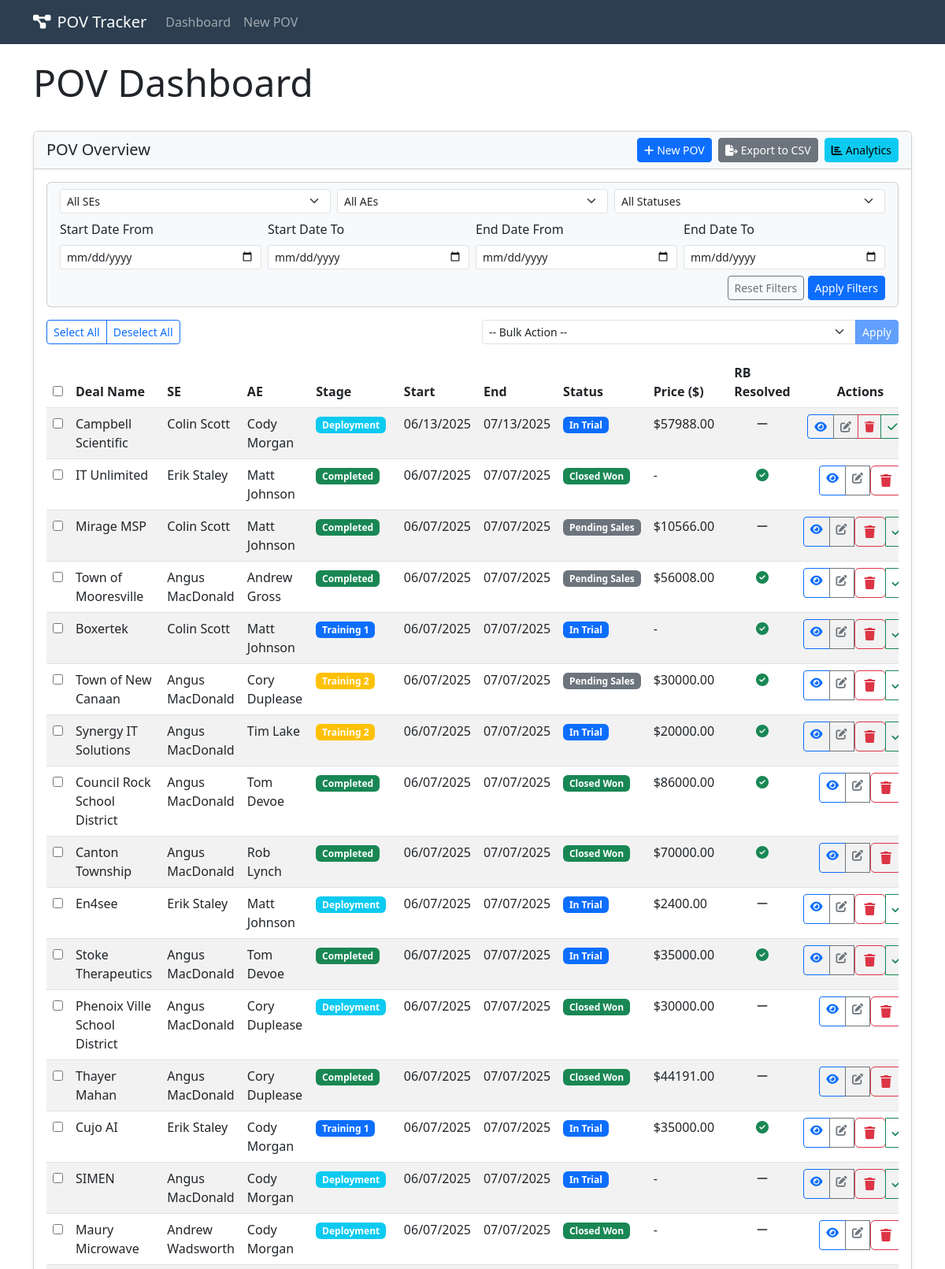
The page / (upper part) on the database its author committed.
### app.py (models this page shows, shortened)
class POV(db.Model):
    __tablename__ = 'povs'
    id = db.Column(db.Integer, primary_key=True)
    deal_name = db.Column(db.String(200), nullable=False)
    assigned_se = db.Column(db.String(100))
    assigned_ae = db.Column(db.String(100), nullable=False)
    start_date = db.Column(db.Date, nullable=False)
    projected_end_date = db.Column(db.Date)
    actual_completion_date = db.Column(db.Date)
    current_stage = db.Column(db.String(50), nullable=False)
    roadblocks = db.Column(db.Text)
    overcome_roadblocks = db.Column(db.Text)
    status = db.Column(db.String(50), nullable=False)
    deal_amount = db.Column(db.Float)
    success_criteria = db.Column(db.Text)
    technical_win = db.Column(db.Boolean, default=False)
    roadblock_resolution = db.Column(db.Text)
    win_loss_reason = db.Column(db.Text)
    created_at = db.Column(db.DateTime, default=datetime.utcnow)
    updated_at = db.Column(db.DateTime, default=datetime.utcnow, onupdate=datetime.utcnow)
    deleted = db.Column(db.Boolean, default=False)
    deleted_at = db.Column(db.DateTime)
    customer_name = db.Column(db.String(200), nullable=False, default='Contact Required')
    customer_email = db.Column(db.String(200))
    sales_engineer = db.Column(db.String(100))
    roadblock_category = db.Column(db.String(50))
    roadblock_severity = db.Column(db.String(10))
    roadblock_owner = db.Column(db.String(20))
    roadblock_notes = db.Column(db.Text)
    roadblock_created_date = db.Column(db.Date)
    roadblock_resolved_date = db.Column(db.Date)
    notes = db.relationship('Note', backref='pov', lazy=True, cascade="all, delete-orphan")

### app.py (the view)
@app.route('/')
def dashboard():
    try:
        se_filter = request.args.get('se', '')
        ae_filter = request.args.get('ae', '')
        status_filter = request.args.get('status', '')
        start_date_from = request.args.get('start_date_from', '')
        start_date_to = request.args.get('start_date_to', '')
        end_date_from = request.args.get('end_date_from', '')
        end_date_to = request.args.get('end_date_to', '')
        query = POV.query.filter_by(deleted=False)
        if se_filter:
            query = query.filter(POV.assigned_se == se_filter)
        if ae_filter:
            query = query.filter(POV.assigned_ae == ae_filter)
        if status_filter:
            query = query.filter(POV.status == status_filter)
        povs = query.order_by(POV.start_date.desc()).all()
        all_ses = sorted([se[0] for se in db.session.query(POV.assigned_se).filter(POV.assigned_se.isnot(None)).distinct().all()])
        all_aes = sorted([ae[0] for ae in db.session.query(POV.assigned_ae).filter(POV.assigned_ae.isnot(None)).distinct().all()])
        all_statuses = [('Active', 'Active'), ('On Hold', 'On Hold'), ('Closed Won', 'Closed Won'), ('Closed Lost', 'Closed Lost'), ('Pending Sales', 'Pending Sales')]
    except Exception as e:
        flash(f'An error occurred while loading the dashboard: {e}', 'danger')
        povs, all_ses, all_aes, all_statuses = [], [], [], []
    return render_template('dashboard.html',
                           povs=povs,
                           all_ses=all_ses,
                           all_aes=all_aes,
                           all_statuses=all_statuses,
                           se_filter=se_filter,
                           ae_filter=ae_filter,
                           status_filter=status_filter,
                           start_date_from=start_date_from,
                           start_date_to=start_date_to,
                           end_date_from=end_date_from,
                           end_date_to=end_date_to)

### app.py (called while the page is built)
@app.context_processor
def inject_now():
    return {'now': datetime.now}

### templates/dashboard.html (shortened to what this page needs)
{% extends "layout.html" %}
{% block page_title %}POV Dashboard{% endblock %}
{% block content %}
<div class="card shadow-sm">
    <div class="card-header">
        <div class="row align-items-center">
            <div class="col">
                <h5 class="mb-0">POV Overview</h5>
            </div>
            <div class="col-auto">
                <a href="{{ url_for('new_pov') }}" class="btn btn-sm btn-primary">
                    <i class="fas fa-plus me-1"></i>New POV
                </a>
                <a href="{{ url_for('export_csv') }}" class="btn btn-sm btn-secondary ms-1">
                    <i class="fas fa-file-export me-1"></i>Export to CSV
                </a>
                <a href="{{ url_for('analytics') }}" class="btn btn-sm btn-info ms-1">
                    <i class="fas fa-chart-bar me-1"></i>Analytics
                </a>
            </div>
        </div>
    </div>
    <div class="card-body">
        <div class="row mb-3">
            <div class="col-md-12">
                <div class="card bg-light">
                    <div class="card-body py-2">
                        <form method="get" action="{{ url_for('dashboard') }}">
                            <div class="row g-2 mb-2">
                                <div class="col-md-4">
                                    <select name="se" class="form-select form-select-sm">
                                        <option value="">All SEs</option>
                                    </select>
                                </div>
                                <div class="col-md-4">
                                    <select name="ae" class="form-select form-select-sm">
                                        <option value="">All AEs</option>
                                    </select>
                                </div>
                                <div class="col-md-4">
                                    <select name="status" class="form-select form-select-sm">
                                        <option value="">All Statuses</option>
                                    </select>
                                </div>
                            </div>
                            <div class="row g-2 mb-2">
                                <div class="col-md-3">
                                    <label class="form-label form-label-sm">Start Date From</label>
                                    <input type="date" name="start_date_from" class="form-control form-control-sm" value="{{ start_date_from }}">
                                </div>
                                <div class="col-md-3">
                                    <label class="form-label form-label-sm">Start Date To</label>
                                    <input type="date" name="start_date_to" class="form-control form-control-sm" value="{{ start_date_to }}">
                                </div>
                                <div class="col-md-3">
                                    <label class="form-label form-label-sm">End Date From</label>
                                    <input type="date" name="end_date_from" class="form-control form-control-sm" value="{{ end_date_from }}">
                                </div>
                                <div class="col-md-3">
                                    <label class="form-label form-label-sm">End Date To</label>
                                    <input type="date" name="end_date_to" class="form-control form-control-sm" value="{{ end_date_to }}">
                                </div>
                            </div>
                            <div class="row">
                                <div class="col-md-12 text-end">
                                    <button type="reset" class="btn btn-sm btn-outline-secondary">Reset Filters</button>
                                    <button type="submit" class="btn btn-sm btn-primary">Apply Filters</button>
                                </div>
                            </div>
                        </form>
                    </div>
                </div>
            </div>
        </div>
        <form method="post" action="{{ url_for('bulk_action') }}" id="pov-form">
            <div class="row mb-3">
                <div class="col-md-6">
                    <div class="btn-group">
                        <button type="button" class="btn btn-sm btn-outline-primary" id="select-all">Select All</button>
                        <button type="button" class="btn btn-sm btn-outline-primary" id="deselect-all">Deselect All</button>
                    </div>
                </div>
                <div class="col-md-6 text-end">
                    <div class="input-group input-group-sm">
                        <select name="bulk_action" class="form-select" id="bulk-action">
                            <option value="">-- Bulk Action --</option>
                        </select>
                        <button type="submit" class="btn btn-primary" id="apply-bulk-action" disabled>Apply</button>
                    </div>
                </div>
            </div>
            {% if povs %}
            <div class="table-responsive">
                <table class="table table-hover table-striped">
                    <thead>
                        <tr>
                            <th><input type="checkbox" id="select-all-checkbox"></th>
                            <th>Deal Name</th>
                            <th>SE</th>
                            <th>AE</th>
                            <th>Stage</th>
                            <th>Start</th>
                            <th>End</th>
                            <th>Status</th>
                            <th>Price ($)</th>
                            <th>RB Resolved</th>
                            <th class="text-center">Actions</th>
                        </tr>
                    </thead>
                    <tbody>
                        {% for pov in povs %}
                        <tr>
                            <td>
                                <input type="checkbox" name="selected_povs" value="{{ pov.id }}" class="pov-checkbox">
                            </td>
                            <td>{{ pov.deal_name }}</td>
                            <td>{{ pov.assigned_se }}</td>
                            <td>{{ pov.assigned_ae }}</td>
                            <td>
                                <span class="badge
                                    {% if pov.current_stage == 'Deployment' %}bg-info
                                    {% elif pov.current_stage == 'Training 1' %}bg-primary
                                    {% elif pov.current_stage == 'Training 2' %}bg-warning
                                    {% elif pov.current_stage == 'POV Wrap-Up' %}bg-success
                                    {% elif pov.current_stage == 'Completed' %}bg-success text-white
                                    {% elif pov.current_stage == 'Tech Call' %}bg-secondary
                                    {% endif %}">
                                    {{ pov.current_stage }}
                                </span>
                            </td>
                            <td>{{ pov.start_date.strftime('%m/%d/%Y') }}</td>
                            <td>{{ pov.projected_end_date.strftime('%m/%d/%Y') if pov.projected_end_date else '' }}</td>
                            <td>
                                <span class="badge
                                    {% if pov.status == 'In Trial' %}bg-primary text-white
                                    {% elif pov.status == 'Pending Sales' %}bg-secondary text-white
                                    {% elif pov.status == 'Closed Won' %}bg-success text-white
                                    {% elif pov.status == 'Closed Lost' %}bg-danger text-white
                                    {% elif pov.status == 'On Hold' %}bg-warning text-dark
                                    {% endif %}">
                                    {{ pov.status }}
                                </span>
                            </td>
                            <td>{% if pov.deal_amount %}${{ "%.2f"|format(pov.deal_amount) }}{% else %}-{% endif %}</td>
                            <td class="text-center">
                                {% if pov.roadblocks %}
                                    {% if pov.overcome_roadblocks %}
                                        <i class="fas fa-check-circle text-success" data-bs-toggle="tooltip" title="Roadblocks Overcome"></i>
                                    {% else %}
                                        <i class="fas fa-exclamation-triangle text-warning" data-bs-toggle="tooltip" title="Roadblocks Present"></i>
                                    {% endif %}
                                {% else %}
                                    <i class="fas fa-minus text-muted" data-bs-toggle="tooltip" title="No Roadblocks"></i>
                                {% endif %}
                            </td>
                            <td class="text-center">
                                <div class="btn-group btn-group-sm">
                                    <a href="{{ url_for('pov_detail', pov_id=pov.id) }}" class="btn btn-outline-primary" data-bs-toggle="tooltip" title="View Details"><i class="fas fa-eye"></i></a>
                                    <a href="{{ url_for('edit_pov', pov_id=pov.id) }}" class="btn btn-outline-secondary" data-bs-toggle="tooltip" title="Edit POV"><i class="fas fa-edit"></i></a>
                                    <form action="{{ url_for('delete_pov', pov_id=pov.id) }}" method="post" style="display: inline;" onsubmit="return confirm('Are you sure you want to move this POV to trash?');">
                                        <button type="submit" class="btn btn-outline-danger" data-bs-toggle="tooltip" title="Delete POV"><i class="fas fa-trash"></i></button>
                                    </form>
                                    {% if pov.status in ['Active', 'In Trial', 'Pending Sales', 'On Hold'] %}
                                    <div class="btn-group btn-group-sm">
                                        <button type="button" class="btn btn-outline-success dropdown-toggle" data-bs-toggle="dropdown" title="Mark Complete"><i class="fas fa-check"></i></button>
                                    </div>
                                    {% endif %}
                                </div>
                            </td>
                        </tr>
                        {% endfor %}
                    </tbody>
                </table>
            </div>
            {% else %}
            <div class="alert alert-info">
                No POVs found. <a href="{{ url_for('new_pov') }}">Create a new POV</a> to get started.
            </div>
            {% endif %}
        </form>
    </div>
</div>
{% endblock %}

### templates/layout.html (shortened to what this page needs)
<!DOCTYPE html>
<html lang="en">
<head>
    <link href="https://cdn.jsdelivr.net/npm/bootstrap@5.3.0-alpha1/dist/css/bootstrap.min.css" rel="stylesheet">
    <link rel="stylesheet" href="https://cdnjs.cloudflare.com/ajax/libs/font-awesome/6.4.0/css/all.min.css">
</head>
<body>
    <nav class="navbar navbar-expand-lg navbar-dark bg-custom-primary">
        <div class="container">
            <a class="navbar-brand" href="{{ url_for('dashboard') }}">
                <i class="fas fa-project-diagram me-2"></i>POV Tracker
            </a>
            <div class="collapse navbar-collapse" id="navbarNav">
                <ul class="navbar-nav">
                    <li class="nav-item">
                        <a class="nav-link" href="{{ url_for('dashboard') }}">Dashboard</a>
                    </li>
                    <li class="nav-item">
                        <a class="nav-link" href="{{ url_for('new_pov') }}">New POV</a>
                    </li>
                </ul>
            </div>
        </div>
    </nav>
    <div class="container content">
        <div class="row mb-4">
            <div class="col">
                <h1 class="display-5">{% block page_title %}{% endblock %}</h1>
            </div>
        </div>
        {% block content %}{% endblock %}
    </div>
</body>
</html>

### templates/layout.html (style rules this page uses)
.content { margin-top: 20px; margin-bottom: 60px; }
.bg-custom-primary { background-color: #2c3e50; }
.card-header { background-color: #f8f9fa; }

### rows shown on the page
POV: deal_name "Campbell Scientific", assigned_se "Colin Scott", assigned_ae "Cody Morgan", current_stage "Deployment", start_date "06/13/2025", projected_end_date "07/13/2025", status "In Trial", deal_amount "57988.00"
POV: deal_name "IT Unlimited", assigned_se "Erik Staley", assigned_ae "Matt Johnson", current_stage "Completed", start_date "06/07/2025", projected_end_date "07/07/2025", status "Closed Won"
POV: deal_name "Mirage MSP", assigned_se "Colin Scott", assigned_ae "Matt Johnson", current_stage "Completed", start_date "06/07/2025", projected_end_date "07/07/2025", status "Pending Sales", deal_amount "10566.00"
POV: deal_name "Town of Mooresville", assigned_se "Angus MacDonald", assigned_ae "Andrew Gross", current_stage "Completed", start_date "06/07/2025", projected_end_date "07/07/2025", status "Pending Sales", deal_amount "56008.00"
POV: deal_name "Boxertek", assigned_se "Colin Scott", assigned_ae "Matt Johnson", current_stage "Training 1", start_date "06/07/2025", projected_end_date "07/07/2025", status "In Trial"
POV: deal_name "Town of New Canaan", assigned_se "Angus MacDonald", assigned_ae "Cory Duplease", current_stage "Training 2", start_date "06/07/2025", projected_end_date "07/07/2025", status "Pending Sales", deal_amount "30000.00"
POV: deal_name "Synergy IT Solutions", assigned_se "Angus MacDonald", assigned_ae "Tim Lake", current_stage "Training 2", start_date "06/07/2025", projected_end_date "07/07/2025", status "In Trial", deal_amount "20000.00"
POV: deal_name "Council Rock School District", assigned_se "Angus MacDonald", assigned_ae "Tom Devoe", current_stage "Completed", start_date "06/07/2025", projected_end_date "07/07/2025", status "Closed Won", deal_amount "86000.00"
POV: deal_name "Canton Township", assigned_se "Angus MacDonald", assigned_ae "Rob Lynch", current_stage "Completed", start_date "06/07/2025", projected_end_date "07/07/2025", status "Closed Won", deal_amount "70000.00"
POV: deal_name "En4see", assigned_se "Erik Staley", assigned_ae "Matt Johnson", current_stage "Deployment", start_date "06/07/2025", projected_end_date "07/07/2025", status "In Trial", deal_amount "2400.00"
POV: deal_name "Stoke Therapeutics", assigned_se "Angus MacDonald", assigned_ae "Tom Devoe", current_stage "Completed", start_date "06/07/2025", projected_end_date "07/07/2025", status "In Trial", deal_amount "35000.00"
POV: deal_name "Phenoix Ville School District", assigned_se "Angus MacDonald", assigned_ae "Cory Duplease", current_stage "Deployment", start_date "06/07/2025", projected_end_date "07/07/2025", status "Closed Won", deal_amount "30000.00"
POV: deal_name "Thayer Mahan", assigned_se "Angus MacDonald", assigned_ae "Cory Duplease", current_stage "Completed", start_date "06/07/2025", projected_end_date "07/07/2025", status "Closed Won", deal_amount "44191.00"
POV: deal_name "Cujo AI", assigned_se "Erik Staley", assigned_ae "Cody Morgan", current_stage "Training 1", start_date "06/07/2025", projected_end_date "07/07/2025", status "In Trial", deal_amount "35000.00"
POV: deal_name "SIMEN", assigned_se "Angus MacDonald", assigned_ae "Cody Morgan", current_stage "Deployment", start_date "06/07/2025", projected_end_date "07/07/2025", status "In Trial"
POV: deal_name "Maury Microwave", assigned_se "Andrew Wadsworth", assigned_ae "Cody Morgan", current_stage "Deployment", start_date "06/07/2025", projected_end_date "07/07/2025", status "Closed Won"
